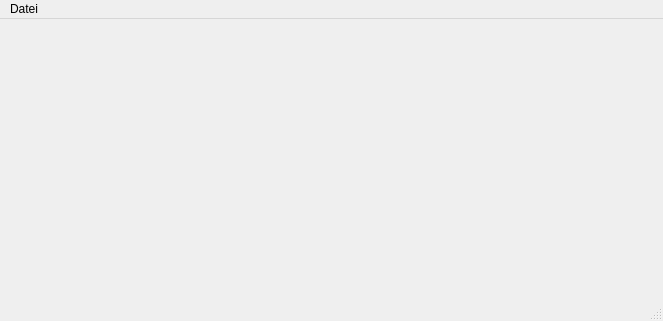
<?xml version="1.0" encoding="UTF-8"?>
<ui version="4.0">
 <class>MainWindow</class>
 <widget class="QMainWindow" name="MainWindow">
  <property name="geometry">
   <rect>
    <x>0</x>
    <y>0</y>
    <width>663</width>
    <height>321</height>
   </rect>
  </property>
  <property name="windowTitle">
   <string>MainWindow</string>
  </property>
  <widget class="QWidget" name="bgWidget">
   <layout class="QHBoxLayout" name="horizontalLayout_2">
    <item>
     <layout class="QVBoxLayout" name="verticalLayout"/>
    </item>
   </layout>
  </widget>
  <widget class="QMenuBar" name="menuBar">
   <property name="geometry">
    <rect>
     <x>0</x>
     <y>0</y>
     <width>663</width>
     <height>25</height>
    </rect>
   </property>
   <widget class="QMenu" name="menuDatei">
    <property name="title">
     <string>Datei</string>
    </property>
    <addaction name="actionAufgabe_W_hlen"/>
    <addaction name="actionBild_ffnen"/>
    <addaction name="actionKamera_ffnen"/>
    <addaction name="actionBeenden"/>
   </widget>
   <addaction name="menuDatei"/>
  </widget>
  <widget class="QStatusBar" name="statusBar"/>
  <action name="actionAufgabe_W_hlen">
   <property name="text">
    <string>Aufgabe Wählen</string>
   </property>
  </action>
  <action name="actionBild_ffnen">
   <property name="text">
    <string>Bild Öffnen</string>
   </property>
  </action>
  <action name="actionBeenden">
   <property name="text">
    <string>Beenden</string>
   </property>
  </action>
  <action name="actionKamera_ffnen">
   <property name="text">
    <string>Kamera Öffnen</string>
   </property>
  </action>
 </widget>
 <layoutdefault spacing="6" margin="11"/>
 <resources/>
 <connections>
  <connection>
   <sender>actionBeenden</sender>
   <signal>triggered()</signal>
   <receiver>MainWindow</receiver>
   <slot>close()</slot>
   <hints>
    <hint type="sourcelabel">
     <x>-1</x>
     <y>-1</y>
    </hint>
    <hint type="destinationlabel">
     <x>199</x>
     <y>149</y>
    </hint>
   </hints>
  </connection>
 </connections>
</ui>
